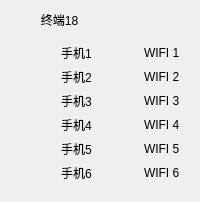
     <widget class="QWidget" name="widget_18" native="true">
      <layout class="QGridLayout" name="gridLayout_20">
       <item row="0" column="0">
        <layout class="QVBoxLayout" name="verticalLayout_19">
         <item>
          <widget class="QLabel" name="label_559">
           <property name="text">
            <string>         终端18</string>
           </property>
          </widget>
         </item>
         <item>
          <widget class="QWidget" name="widget_46" native="true">
           <layout class="QGridLayout" name="gridLayout_46">
            <item row="1" column="0">
             <widget class="LightButton" name="lightButton1_541" native="true"/>
            </item>
            <item row="2" column="0">
             <widget class="LightButton" name="lightButton1_542" native="true"/>
            </item>
            <item row="0" column="2">
             <widget class="LightButton" name="lightButton1_543" native="true"/>
            </item>
            <item row="4" column="2">
             <widget class="LightButton" name="lightButton1_544" native="true"/>
            </item>
            <item row="5" column="0">
             <widget class="LightButton" name="lightButton1_545" native="true"/>
            </item>
            <item row="0" column="0">
             <widget class="LightButton" name="lightButton1_546" native="true"/>
            </item>
            <item row="5" column="2">
             <widget class="LightButton" name="lightButton1_547" native="true"/>
            </item>
            <item row="1" column="2">
             <widget class="LightButton" name="lightButton1_548" native="true"/>
            </item>
            <item row="2" column="2">
             <widget class="LightButton" name="lightButton1_549" native="true"/>
            </item>
            <item row="3" column="2">
             <widget class="LightButton" name="lightButton1_550" native="true"/>
            </item>
            <item row="4" column="0">
             <widget class="LightButton" name="lightButton1_551" native="true"/>
            </item>
            <item row="3" column="0">
             <widget class="LightButton" name="lightButton1_552" native="true"/>
            </item>
            <item row="0" column="3">
             <widget class="QLabel" name="WifiLabel18_1">
              <property name="text">
               <string>WIFI 1</string>
              </property>
             </widget>
            </item>
            <item row="4" column="3">
             <widget class="QLabel" name="WifiLabel18_5">
              <property name="text">
               <string>WIFI 5</string>
              </property>
             </widget>
            </item>
            <item row="3" column="3">
             <widget class="QLabel" name="WifiLabel18_4">
              <property name="text">
               <string>WIFI 4</string>
              </property>
             </widget>
            </item>
            <item row="3" column="1">
             <widget class="QLabel" name="PhoneLabel18_4">
              <property name="text">
               <string>手机4</string>
              </property>
             </widget>
            </item>
            <item row="0" column="1">
             <widget class="QLabel" name="PhoneLabel18_1">
              <property name="text">
               <string>手机1</string>
              </property>
             </widget>
            </item>
            <item row="2" column="1">
             <widget class="QLabel" name="PhoneLabel18_3">
              <property name="text">
               <string>手机3</string>
              </property>
             </widget>
            </item>
            <item row="4" column="1">
             <widget class="QLabel" name="PhoneLabel18_5">
              <property name="text">
               <string>手机5</string>
              </property>
             </widget>
            </item>
            <item row="5" column="1">
             <widget class="QLabel" name="PhoneLabel18_6">
              <property name="text">
               <string>手机6</string>
              </property>
             </widget>
            </item>
            <item row="1" column="1">
             <widget class="QLabel" name="PhoneLabel18_2">
              <property name="text">
               <string>手机2</string>
              </property>
             </widget>
            </item>
            <item row="5" column="3">
             <widget class="QLabel" name="WifiLabel18_6">
              <property name="text">
               <string>WIFI 6</string>
              </property>
             </widget>
            </item>
            <item row="2" column="3">
             <widget class="QLabel" name="WifiLabel18_3">
              <property name="text">
               <string>WIFI 3</string>
              </property>
             </widget>
            </item>
            <item row="1" column="3">
             <widget class="QLabel" name="WifiLabel18_2">
              <property name="text">
               <string>WIFI 2</string>
              </property>
             </widget>
            </item>
           </layout>
          </widget>
         </item>
        </layout>
       </item>
      </layout>
     </widget>
